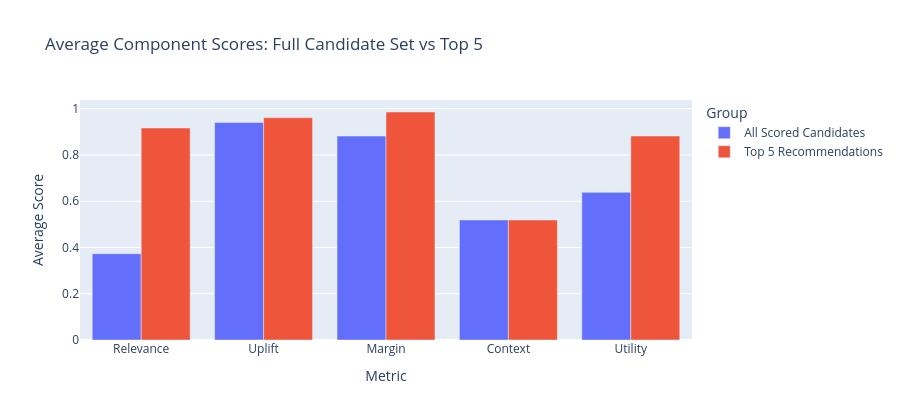

Here is the notebook cell this chart was saved with:
### Code cell
component_compare = pd.DataFrame(
    {
        'Group': ['All Scored Candidates', 'Top 5 Recommendations'],
        'Relevance': [scored_candidates['Relevance'].mean(), top5['Relevance'].mean()],
        'Uplift': [scored_candidates['Uplift'].mean(), top5['Uplift'].mean()],
        'Margin': [scored_candidates['Normalized_Margin'].mean(), top5['Normalized_Margin'].mean()],
        'Context': [scored_candidates['Context'].mean(), top5['Context'].mean()],
        'Utility': [scored_candidates['Utility'].mean(), top5['Utility'].mean()],
    }
)
component_compare_long = component_compare.melt(id_vars='Group', var_name='Metric', value_name='Average Score')

fig_compare = px.bar(
    component_compare_long,
    x='Metric',
    y='Average Score',
    color='Group',
    barmode='group',
    title='Average Component Scores: Full Candidate Set vs Top 5',
)
fig_compare.update_layout(height=420)
fig_compare.show()

### Figure 1 — Plotly figure (JSON) as saved in the notebook; plotly's stock layout.template omitted (floating-point values rounded to 4 significant figures)
{"data": [{"alignmentgroup": "True", "hovertemplate": "Group=All Scored Candidates<br>Metric=%{x}<br>Average Score=%{y}<extra></extra>", "legendgroup": "All Scored Candidates", "marker": {"color": "#636efa", "pattern": {"shape": ""}}, "name": "All Scored Candidates", "offsetgroup": "All Scored Candidates", "orientation": "v", "showlegend": true, "textposition": "auto", "type": "bar", "x": ["Relevance", "Uplift", "Margin", "Context", "Utility"], "xaxis": "x", "y": [0.3727, 0.9405, 0.8815, 0.5189, 0.6384], "yaxis": "y"}, {"alignmentgroup": "True", "hovertemplate": "Group=Top 5 Recommendations<br>Metric=%{x}<br>Average Score=%{y}<extra></extra>", "legendgroup": "Top 5 Recommendations", "marker": {"color": "#EF553B", "pattern": {"shape": ""}}, "name": "Top 5 Recommendations", "offsetgroup": "Top 5 Recommendations", "orientation": "v", "showlegend": true, "textposition": "auto", "type": "bar", "x": ["Relevance", "Uplift", "Margin", "Context", "Utility"], "xaxis": "x", "y": [0.9164, 0.961, 0.9856, 0.5189, 0.8818], "yaxis": "y"}], "layout": {"barmode": "group", "height": 420, "legend": {"title": {"text": "Group"}, "tracegroupgap": 0}, "title": {"text": "Average Component Scores: Full Candidate Set vs Top 5"}, "xaxis": {"anchor": "y", "domain": [0, 1], "title": {"text": "Metric"}}, "yaxis": {"anchor": "x", "domain": [0, 1], "title": {"text": "Average Score"}}}}
